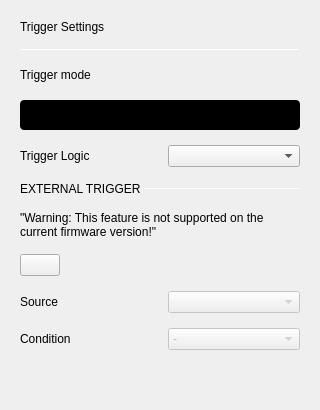
               <widget class="QWidget" name="triggerSettings">
                <property name="minimumSize">
                 <size>
                  <width>100</width>
                  <height>0</height>
                 </size>
                </property>
                <layout class="QVBoxLayout" name="verticalLayout_10">
                 <property name="spacing">
                  <number>15</number>
                 </property>
                 <property name="leftMargin">
                  <number>20</number>
                 </property>
                 <property name="topMargin">
                  <number>20</number>
                 </property>
                 <property name="rightMargin">
                  <number>20</number>
                 </property>
                 <property name="bottomMargin">
                  <number>20</number>
                 </property>
                 <item>
                  <widget class="QLabel" name="label_9">
                   <property name="sizePolicy">
                    <sizepolicy hsizetype="Preferred" vsizetype="Fixed">
                     <horstretch>0</horstretch>
                     <verstretch>0</verstretch>
                    </sizepolicy>
                   </property>
                   <property name="text">
                    <string>Trigger Settings</string>
                   </property>
                   <property name="general_settings_label" stdset="0">
                    <bool>true</bool>
                   </property>
                  </widget>
                 </item>
                 <item>
                  <widget class="Line" name="line_6">
                   <property name="minimumSize">
                    <size>
                     <width>0</width>
                     <height>0</height>
                    </size>
                   </property>
                   <property name="maximumSize">
                    <size>
                     <width>16777215</width>
                     <height>1</height>
                    </size>
                   </property>
                   <property name="autoFillBackground">
                    <bool>false</bool>
                   </property>
                   <property name="lineWidth">
                    <number>1</number>
                   </property>
                   <property name="midLineWidth">
                    <number>0</number>
                   </property>
                   <property name="orientation">
                    <enum>Qt::Horizontal</enum>
                   </property>
                   <property name="blue_line" stdset="0">
                    <bool>true</bool>
                   </property>
                  </widget>
                 </item>
                 <item>
                  <spacer name="verticalSpacer_4">
                   <property name="orientation">
                    <enum>Qt::Vertical</enum>
                   </property>
                   <property name="sizeType">
                    <enum>QSizePolicy::Fixed</enum>
                   </property>
                   <property name="sizeHint" stdset="0">
                    <size>
                     <width>20</width>
                     <height>0</height>
                    </size>
                   </property>
                  </spacer>
                 </item>
                 <item>
                  <layout class="QHBoxLayout" name="horizontalLayout_5">
                   <property name="spacing">
                    <number>0</number>
                   </property>
                   <property name="topMargin">
                    <number>0</number>
                   </property>
                   <item>
                    <widget class="QLabel" name="label_10">
                     <property name="sizePolicy">
                      <sizepolicy hsizetype="Fixed" vsizetype="Preferred">
                       <horstretch>0</horstretch>
                       <verstretch>0</verstretch>
                      </sizepolicy>
                     </property>
                     <property name="text">
                      <string>Trigger mode</string>
                     </property>
                    </widget>
                   </item>
                   <item>
                    <spacer name="horizontalSpacer_14">
                     <property name="orientation">
                      <enum>Qt::Horizontal</enum>
                     </property>
                     <property name="sizeHint" stdset="0">
                      <size>
                       <width>40</width>
                       <height>20</height>
                      </size>
                     </property>
                    </spacer>
                   </item>
                  </layout>
                 </item>
                 <item>
                  <widget class="adiscope::CustomSwitch" name="btnTriggerMode">
                   <property name="styleSheet">
                    <string notr="true">QPushButton {
min-height: 30px;
max-height: 30px;
min-width: 280px;
max-width: 280px;
background-color: black;
border-radius: 4px;
}

QPushButton:disabled {
background-color: qlineargradient(spread:pad, x1:0.5, y1:0, x2:0.501, y2:0, stop:0 #727273, stop:1 #141416);
}

QWidget#handle {
min-height: 30px;
max-height: 30px;
min-width: 142px;
max-width: 142px;
background-color: #4a64ff;
border-radius: 2px;
}

QWidget#handle:disabled {
background-color: #aaaaaa;
}

QLabel {
margin-top: 6px;
background-color: transparent;
line-height: 19px;
}

QLabel#on {
margin-top: 0px;
min-height:30px;
max-height:30px;
min-width:140px;
max-width:140px;
qproperty-alignment: AlignCenter AlignCenter;
margin-left: 0px;
color: white;
}

QLabel#on:disabled {
color: rgba(255,255,255,102);
}

QLabel#off {
margin-top: 0px;
min-height:30px;
max-height:30px;
min-width:140px;
max-width:140px;
margin-left: 140px;
color: white;
qproperty-alignment: AlignCenter AlignCenter;
}

QLabel#off:disabled {
color: rgba(255,255,255,51);
}
</string>
                   </property>
                   <property name="text">
                    <string/>
                   </property>
                   <property name="checkable">
                    <bool>true</bool>
                   </property>
                   <property name="checked">
                    <bool>false</bool>
                   </property>
                   <property name="leftText" stdset="0">
                    <string>auto</string>
                   </property>
                   <property name="rightText" stdset="0">
                    <string>normal</string>
                   </property>
                   <property name="duration" stdset="0">
                    <number>100</number>
                   </property>
                  </widget>
                 </item>
                 <item>
                  <layout class="QGridLayout" name="gridLayout">
                   <property name="topMargin">
                    <number>0</number>
                   </property>
                   <property name="spacing">
                    <number>15</number>
                   </property>
                   <item row="0" column="0">
                    <widget class="QLabel" name="label_11">
                     <property name="text">
                      <string>Trigger Logic</string>
                     </property>
                    </widget>
                   </item>
                   <item row="0" column="1">
                    <widget class="QComboBox" name="triggerLogicComboBox"/>
                   </item>
                  </layout>
                 </item>
                 <item>
                  <layout class="QHBoxLayout" name="horizontalLayout_10">
                   <property name="spacing">
                    <number>0</number>
                   </property>
                   <property name="topMargin">
                    <number>0</number>
                   </property>
                   <item>
                    <widget class="QLabel" name="label_12">
                     <property name="sizePolicy">
                      <sizepolicy hsizetype="Fixed" vsizetype="Preferred">
                       <horstretch>0</horstretch>
                       <verstretch>0</verstretch>
                      </sizepolicy>
                     </property>
                     <property name="text">
                      <string>EXTERNAL TRIGGER </string>
                     </property>
                     <property name="subsection_label" stdset="0">
                      <bool>true</bool>
                     </property>
                    </widget>
                   </item>
                   <item>
                    <widget class="Line" name="line_7">
                     <property name="sizePolicy">
                      <sizepolicy hsizetype="Expanding" vsizetype="Fixed">
                       <horstretch>0</horstretch>
                       <verstretch>0</verstretch>
                      </sizepolicy>
                     </property>
                     <property name="maximumSize">
                      <size>
                       <width>16777215</width>
                       <height>1</height>
                      </size>
                     </property>
                     <property name="orientation">
                      <enum>Qt::Horizontal</enum>
                     </property>
                     <property name="subsection_line" stdset="0">
                      <bool>true</bool>
                     </property>
                    </widget>
                   </item>
                  </layout>
                 </item>
                 <item>
                  <widget class="QWidget" name="externalWidget" native="true">
                   <layout class="QVBoxLayout" name="verticalLayout_11">
                    <property name="spacing">
                     <number>15</number>
                    </property>
                    <property name="leftMargin">
                     <number>0</number>
                    </property>
                    <property name="topMargin">
                     <number>0</number>
                    </property>
                    <property name="rightMargin">
                     <number>0</number>
                    </property>
                    <property name="bottomMargin">
                     <number>0</number>
                    </property>
                    <item>
                     <widget class="QLabel" name="lblWarningFw">
                      <property name="sizePolicy">
                       <sizepolicy hsizetype="Minimum" vsizetype="Minimum">
                        <horstretch>0</horstretch>
                        <verstretch>0</verstretch>
                       </sizepolicy>
                      </property>
                      <property name="text">
                       <string>&quot;Warning: This feature is not supported on the current firmware version!&quot;</string>
                      </property>
                      <property name="wordWrap">
                       <bool>true</bool>
                      </property>
                     </widget>
                    </item>
                    <item>
                     <layout class="QHBoxLayout" name="horizontalLayout_11">
                      <property name="topMargin">
                       <number>0</number>
                      </property>
                      <item>
                       <widget class="adiscope::CustomSwitch" name="btnEnableExternalTrigger">
                        <property name="text">
                         <string/>
                        </property>
                       </widget>
                      </item>
                      <item>
                       <spacer name="horizontalSpacer_16">
                        <property name="orientation">
                         <enum>Qt::Horizontal</enum>
                        </property>
                        <property name="sizeHint" stdset="0">
                         <size>
                          <width>40</width>
                          <height>20</height>
                         </size>
                        </property>
                       </spacer>
                      </item>
                     </layout>
                    </item>
                    <item>
                     <layout class="QGridLayout" name="gridLayout_3">
                      <property name="topMargin">
                       <number>0</number>
                      </property>
                      <property name="spacing">
                       <number>15</number>
                      </property>
                      <item row="0" column="0">
                       <widget class="QLabel" name="label_13">
                        <property name="text">
                         <string>Source</string>
                        </property>
                       </widget>
                      </item>
                      <item row="1" column="0">
                       <widget class="QLabel" name="label_14">
                        <property name="text">
                         <string>Condition</string>
                        </property>
                       </widget>
                      </item>
                      <item row="0" column="1">
                       <widget class="QComboBox" name="externalTriggerSourceComboBox">
                        <property name="enabled">
                         <bool>false</bool>
                        </property>
                       </widget>
                      </item>
                      <item row="1" column="1">
                       <widget class="QComboBox" name="externalTriggerConditionComboBox">
                        <property name="enabled">
                         <bool>false</bool>
                        </property>
                        <item>
                         <property name="text">
                          <string>-</string>
                         </property>
                        </item>
                        <item>
                         <property name="text">
                          <string>Rising Edge</string>
                         </property>
                        </item>
                        <item>
                         <property name="text">
                          <string>Falling Edge</string>
                         </property>
                        </item>
                        <item>
                         <property name="text">
                          <string>Low</string>
                         </property>
                        </item>
                        <item>
                         <property name="text">
                          <string>High</string>
                         </property>
                        </item>
                        <item>
                         <property name="text">
                          <string>Any Edge</string>
                         </property>
                        </item>
                       </widget>
                      </item>
                     </layout>
                    </item>
                   </layout>
                  </widget>
                 </item>
                 <item>
                  <spacer name="verticalSpacer_3">
                   <property name="orientation">
                    <enum>Qt::Vertical</enum>
                   </property>
                   <property name="sizeHint" stdset="0">
                    <size>
                     <width>20</width>
                     <height>40</height>
                    </size>
                   </property>
                  </spacer>
                 </item>
                </layout>
               </widget>
